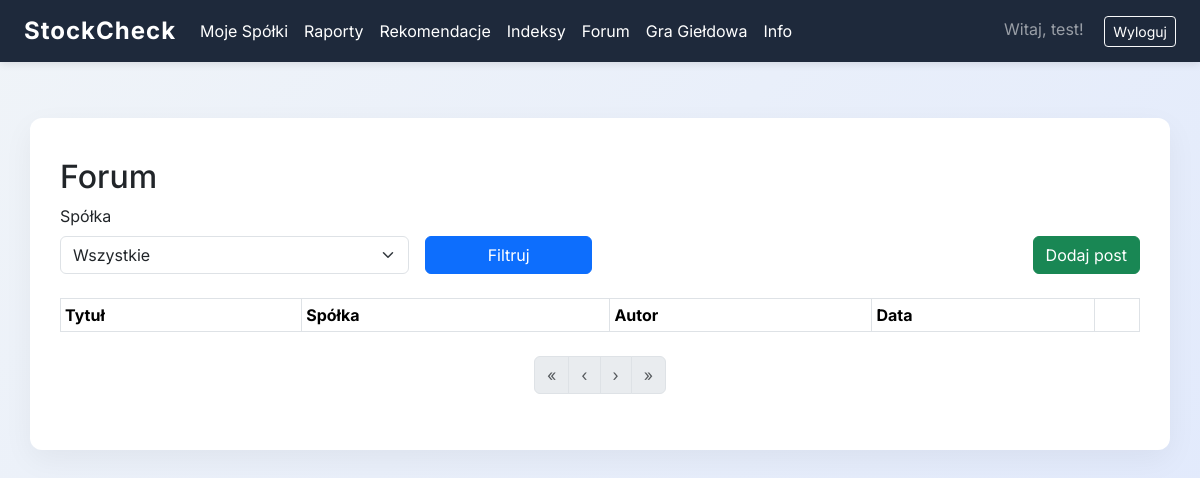
Page /forum/ (signed in) on the earlier database version.
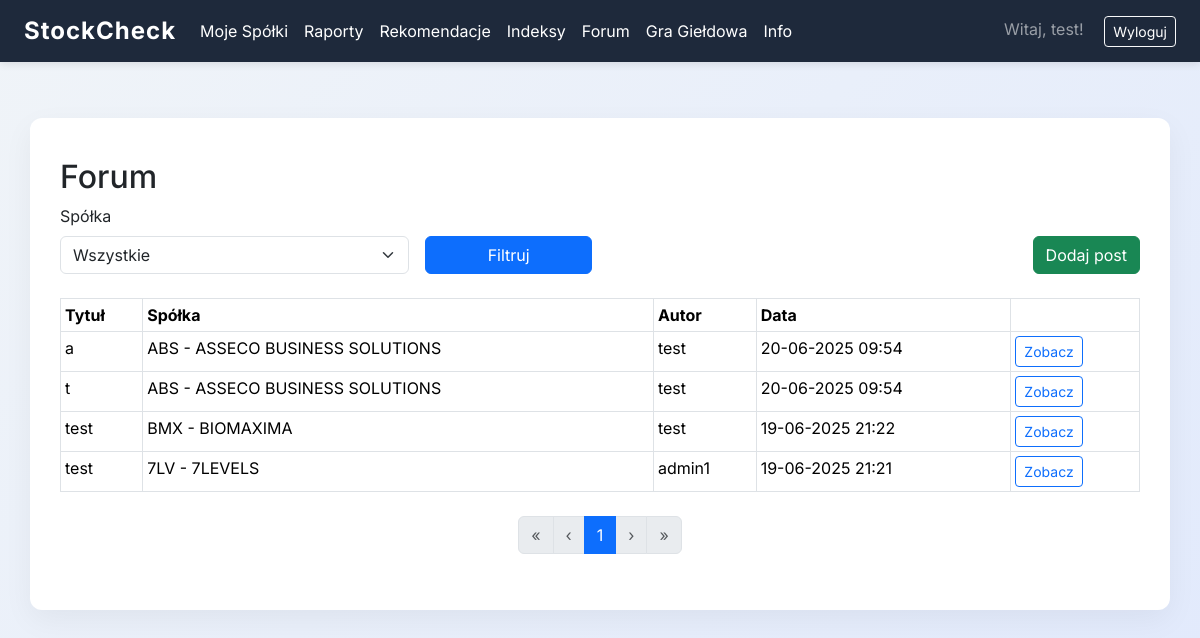
Same page on the later database version.
### myproject/auth/models.py (models this page shows, shortened)
class User(UserMixin, db.Model):
    __tablename__ = 'users'
    id = db.Column(db.Integer, primary_key=True)
    email = db.Column(db.String(64), unique=True, index=True)
    username = db.Column(db.String(64), unique=True, index=True)
    password_hash = db.Column(db.String(128))
    role = db.Column(db.String(20), default="user")  # "user" lub "admin"
    companies = db.relationship('UserCompany', backref='owner', lazy=True)
    portfolio = db.relationship('GamePortfolio', backref='user', uselist=False)

### myproject/forum/models.py (models this page shows, shortened)
class Post(db.Model):
    id = db.Column(db.Integer, primary_key=True)
    user_id = db.Column(db.Integer, db.ForeignKey('users.id'), nullable=False)
    company_id = db.Column(db.Integer, db.ForeignKey('company.id'), nullable=False)
    title = db.Column(db.String(200), nullable=False)
    content = db.Column(db.Text, nullable=False)
    created_at = db.Column(db.DateTime, default=datetime.utcnow)
    user = db.relationship('User', backref=db.backref('posts', lazy=True))
    company = db.relationship('Company', backref=db.backref('posts', lazy=True))

### myproject/companies/models.py (models this page shows, shortened)
class Company(db.Model):
    id = db.Column(db.Integer, primary_key=True)
    ticker = db.Column(db.String(10), unique=True, nullable=False)
    name = db.Column(db.String(100), nullable=False)
    industry_id = db.Column(db.Integer, db.ForeignKey('industry.id'))
    market = db.Column(db.String(100), nullable=True)
    industry = db.relationship('Industry', backref=db.backref('companies', lazy=True))
    indices = db.relationship('Index', secondary=company_index, backref=db.backref('companies', lazy='dynamic'))

### myproject/forum/views.py (the view)
@forum.route('/')
@login_required
def forum_main():
    companies = Company.query.order_by(Company.ticker).all()
    selected_company = request.args.get('company')
    query = Post.query.order_by(Post.created_at.desc())
    if selected_company:
        query = query.filter(Post.company_id == int(selected_company))
    page = request.args.get('page', 1, type=int)
    per_page = 20
    posts_pagination = query.paginate(page=page, per_page=per_page, error_out=False)
    posts = posts_pagination.items
    return render_template('/forum/forum.html', posts=posts, companies=companies, selected_company=selected_company, pagination=posts_pagination)

### myproject/templates/forum/forum.html (shortened to what this page needs)
{% extends 'base.html' %}
{% block content %}
<h2>Forum</h2>
<form method="get" class="row g-3 mb-4">
    <div class="col-md-4">
        <label for="company" class="form-label">Spółka</label>
        <select name="company" id="company" class="form-select">
            <option value="">Wszystkie</option>
        </select>
    </div>
    <div class="col-md-2 align-self-end">
        <button type="submit" class="btn btn-primary w-100">Filtruj</button>
    </div>
    <div class="col-md-6 align-self-end text-end">
        <a href="{{ url_for('forum.add_post') }}" class="btn btn-success">Dodaj post</a>
    </div>
</form>
<table class="table table-sm table-bordered mb-4">
    <thead>
        <tr>
            <th>Tytuł</th>
            <th>Spółka</th>
            <th>Autor</th>
            <th>Data</th>
            <th></th>
        </tr>
    </thead>
    <tbody>
    {% for post in posts %}
        <tr>
            <td>{{ post.title }}</td>
            <td>{{ post.company.ticker }} - {{ post.company.name }}</td>
            <td>{{ post.user.username }}</td>
            <td>{{ post.created_at.strftime('%d-%m-%Y %H:%M') }}</td>
            <td>
                <a href="{{ url_for('forum.post_detail', post_id=post.id) }}" class="btn btn-sm btn-outline-primary">Zobacz</a>
            </td>
        </tr>
    {% endfor %}
    </tbody>
</table>
{% if pagination is defined %}
<nav aria-label="Paginacja">
  <ul class="pagination justify-content-center">
    {% set start = pagination.page - 2 if pagination.page - 2 > 0 else 1 %}
    {% set end = pagination.page + 2 if pagination.page + 2 <= pagination.pages else pagination.pages %}
    {% if pagination.has_prev %}
      <li class="page-item">
        <a class="page-link" href="{{ url_for(request.endpoint, page=1, company=selected_company) }}">&laquo;</a>
      </li>
      <li class="page-item">
        <a class="page-link" href="{{ url_for(request.endpoint, page=pagination.prev_num, company=selected_company) }}">&lsaquo;</a>
      </li>
    {% else %}
      <li class="page-item disabled"><span class="page-link">&laquo;</span></li>
      <li class="page-item disabled"><span class="page-link">&lsaquo;</span></li>
    {% endif %}
    {% for p in range(start, end + 1) %}
      {% if p == pagination.page %}
        <li class="page-item active"><span class="page-link">{{ p }}</span></li>
      {% else %}
        <li class="page-item"><a class="page-link" href="{{ url_for(request.endpoint, page=p, company=selected_company) }}">{{ p }}</a></li>
      {% endif %}
    {% endfor %}
    {% if pagination.has_next %}
      <li class="page-item">
        <a class="page-link" href="{{ url_for(request.endpoint, page=pagination.next_num, company=selected_company) }}">&rsaquo;</a>
      </li>
      <li class="page-item">
        <a class="page-link" href="{{ url_for(request.endpoint, page=pagination.pages, company=selected_company) }}">&raquo;</a>
      </li>
    {% else %}
      <li class="page-item disabled"><span class="page-link">&rsaquo;</span></li>
      <li class="page-item disabled"><span class="page-link">&raquo;</span></li>
    {% endif %}
  </ul>
</nav>
{% endif %}
{% endblock %}

### myproject/templates/base.html (shortened to what this page needs)
<!DOCTYPE html>
<html lang="pl">
<head>
    <link href="https://cdn.jsdelivr.net/npm/bootstrap@5.3.3/dist/css/bootstrap.min.css" rel="stylesheet">
    <link href="https://cdnjs.cloudflare.com/ajax/libs/font-awesome/6.0.0/css/all.min.css" rel="stylesheet">
</head>
<body>
    <nav class="navbar navbar-expand-lg fixed-top navbar-dark">
        <div class="container-fluid px-4">
            <a class="navbar-brand" href="{{ url_for('companies.list_companies') if current_user.is_authenticated else url_for('core.index') }}">StockCheck</a>
            <div class="collapse navbar-collapse" id="navbarNav">
                <ul class="navbar-nav me-auto">
                    {% if current_user.is_authenticated %}
                        <li class="nav-item">
                            <a class="nav-link" href="{{ url_for('companies.list_companies') }}">Moje Spółki</a>
                        </li>
                        <li class="nav-item">
                            <a class="nav-link" href="{{ url_for('reports.all_reports') }}">Raporty</a>
                        </li>
                        <li class="nav-item">
                            <a class="nav-link" href="{{ url_for('recommendations.all_recommendations') }}">Rekomendacje</a>
                        </li>
                        <li class="nav-item">
                                <a class="nav-link" href="{{ url_for('indices.indices_list') }}">Indeksy</a>
                        </li>
                        <li class="nav-item">
                            <a class="nav-link" href="{{ url_for('forum.forum_main') }}">Forum</a>
                        </li>
                        <li class="nav-item">
                            <a class="nav-link" href="{{ url_for('stock_game.portfolio') }}">Gra Giełdowa</a>
                        </li>
                        <li class="nav-item">
                            <a class="nav-link" href="{{ url_for('core.info') }}">Info</a>
                        </li>
                    {% endif %}
                </ul>
                <div class="ms-auto">
                    {% if current_user.is_authenticated %}
                        <span class="navbar-text me-3">Witaj, {{ current_user.username }}!</span>
                        <a class="btn btn-outline-light btn-sm" href="{{ url_for('auth.logout') }}">Wyloguj</a>
                    {% else %}
                        <a class="btn btn-outline-light btn-sm me-2" href="{{ url_for('auth.login') }}">Zaloguj</a>
                        <a class="btn btn-outline-light btn-sm me-2" href="{{ url_for('auth.register') }}">Zarejestruj</a>
                    {% endif %}
                </div>
            </div>
        </div>
    </nav>
    <div class="container my-5">
        {% block content %}{% endblock %}
    </div>
</body>
</html>

### myproject/templates/base.html (style rules this page uses)
body { font-family: 'Inter', sans-serif; background: linear-gradient(135deg, #f0f4f8, #e2eafc); margin: 0; padding-top: 70px; }
.navbar { background-color: #1e293b; box-shadow: 0 2px 8px rgba(0,0,0,0.1); }
.navbar-brand { font-weight: 700; font-size: 24px; letter-spacing: 1px; }
.navbar a { color: #ffffff !important; }
.container { background: #ffffff; padding: 40px 30px; border-radius: 12px; box-shadow: 0 10px 30px rgba(0,0,0,0.05); animation: fadeIn 0.7s ease; margin-left: auto; margin-right: auto; }

Differences in the rows shown:
added Post: title "a", company.ticker "ABS", company.name "ASSECO BUSINESS SOLUTIONS", user.username "test", created_at "20-06-2025 09:54"
added Post: title "t", company.ticker "ABS", company.name "ASSECO BUSINESS SOLUTIONS", user.username "test", created_at "20-06-2025 09:54"
added Post: title "test", company.ticker "BMX", company.name "BIOMAXIMA", user.username "test", created_at "19-06-2025 21:22"
added Post: title "test", company.ticker "7LV", company.name "7LEVELS", user.username "admin1", created_at "19-06-2025 21:21"
Other differences:
new list line: "1"
